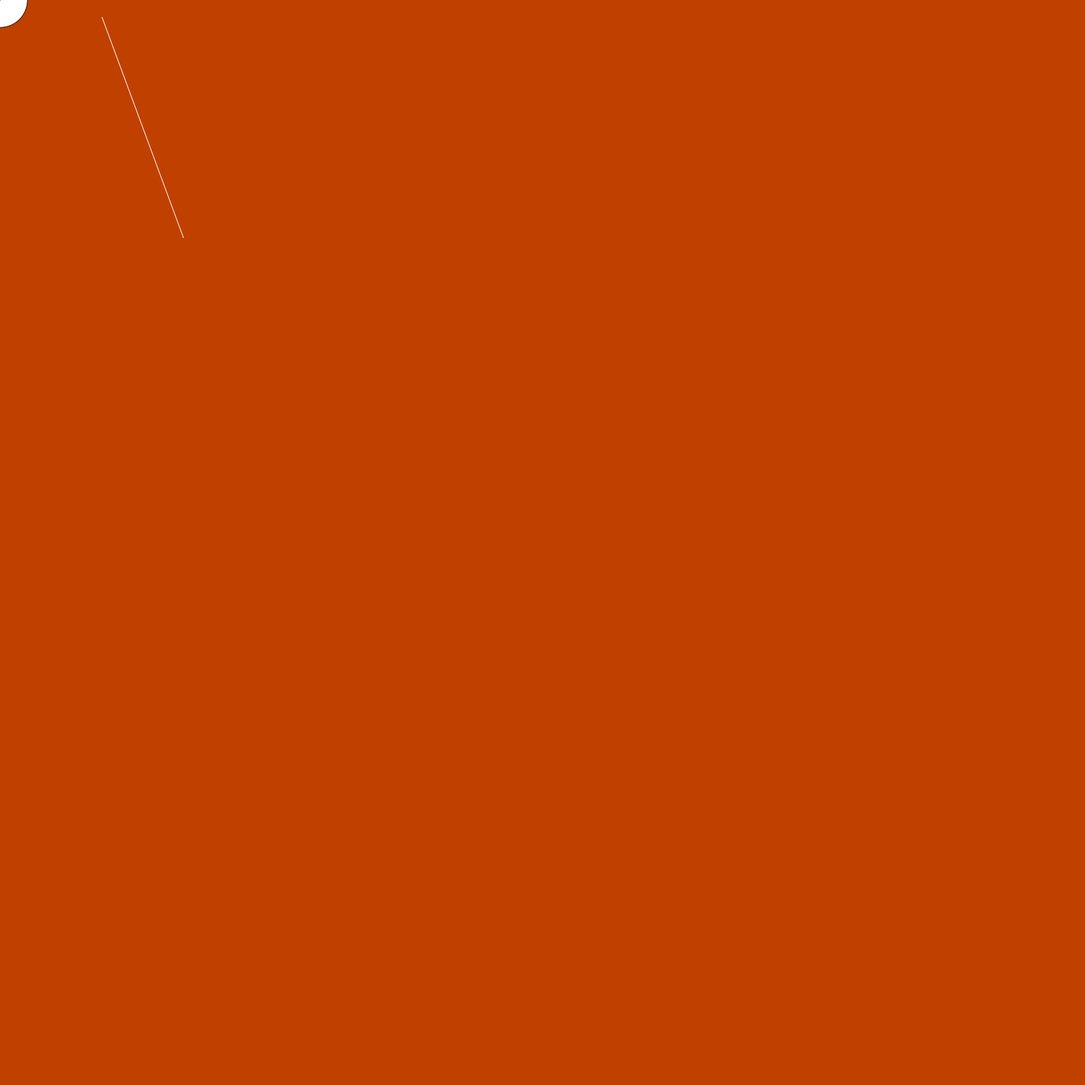
Frame 1 (no input)
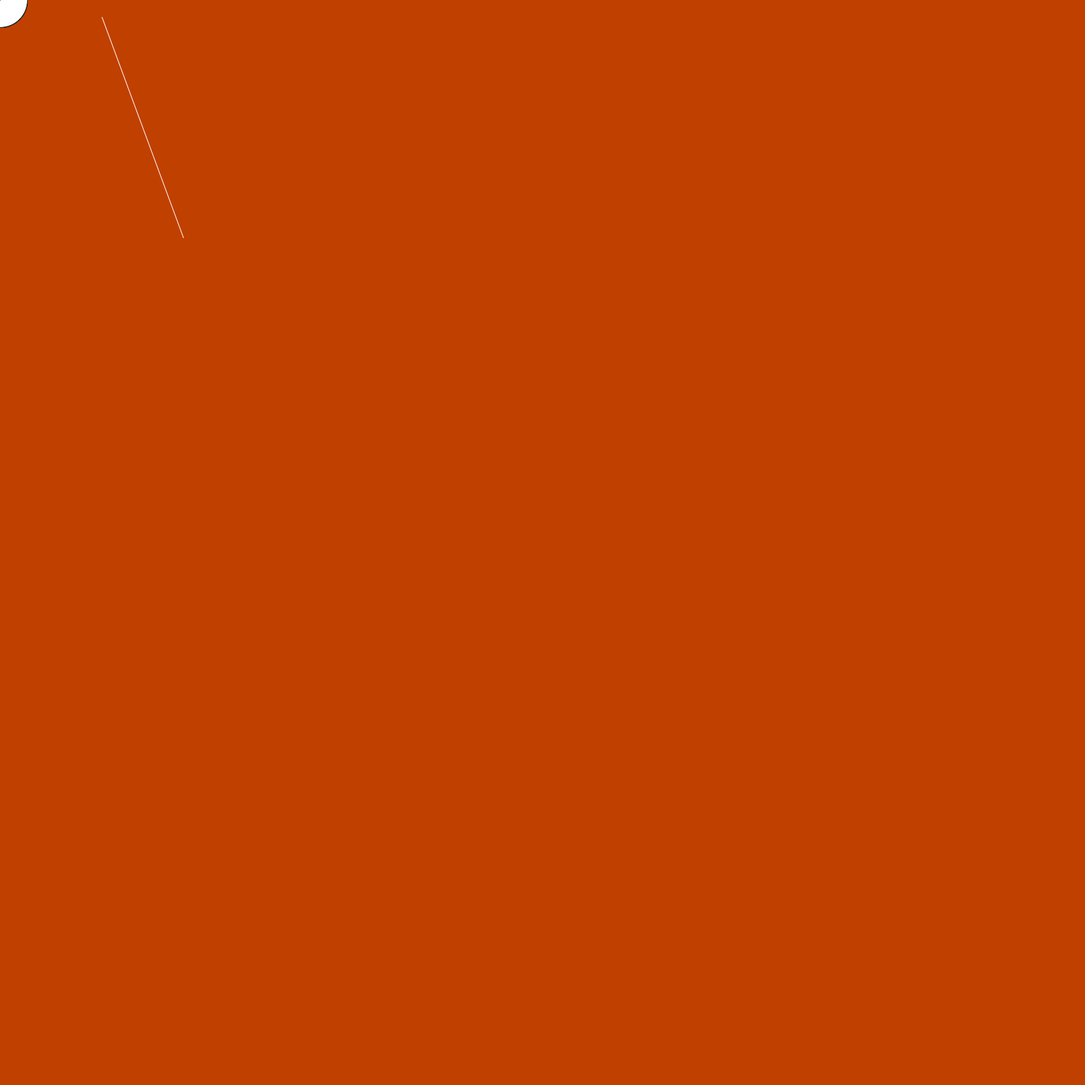
Frame 60 (the mouse pressed at the canvas centre just before this capture)
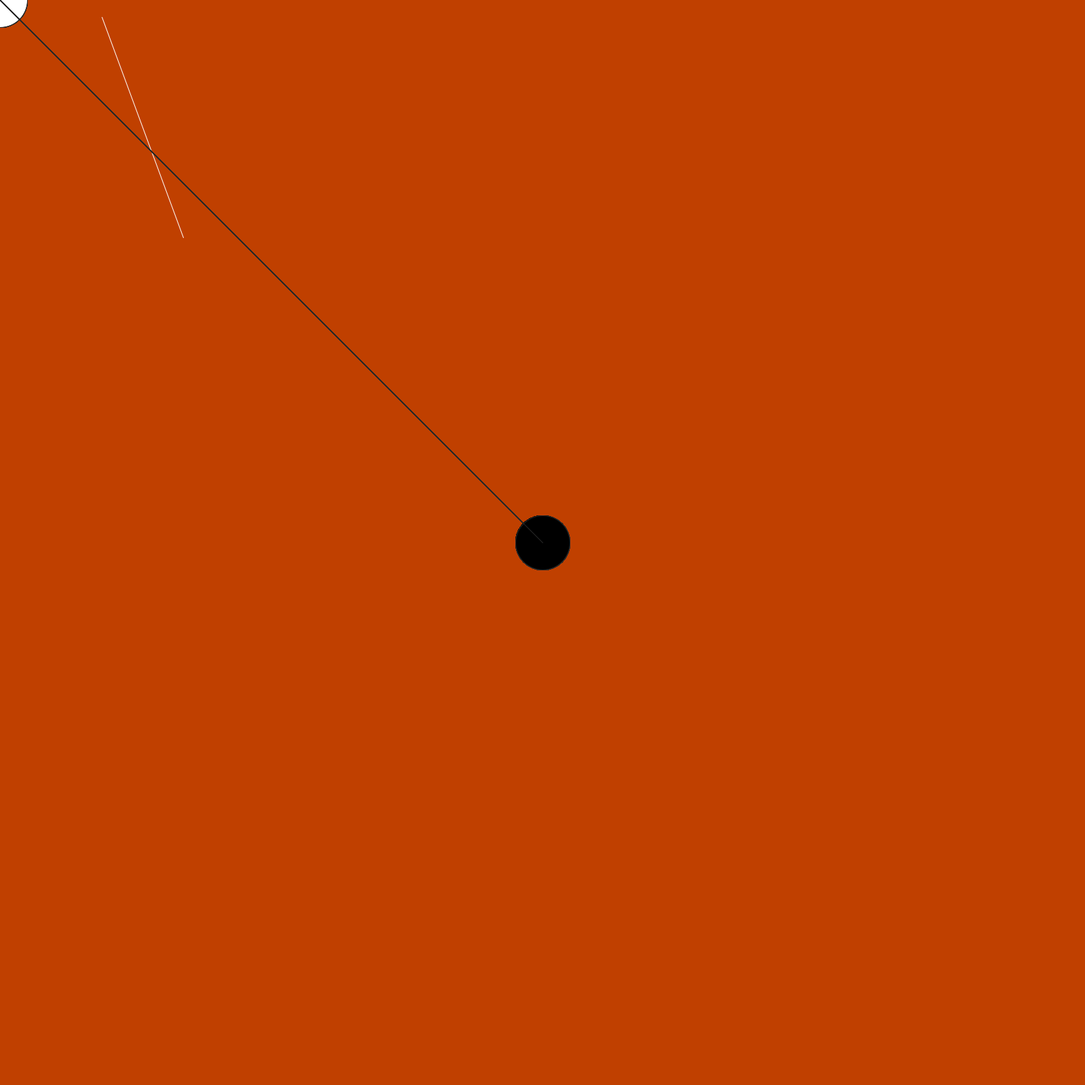
Frame 120 (the mouse held since frame 60 and released just before this capture)

The Processing sketch that drew these frames (run headless with seeded random() and noise(); from frame 60 on, the mouse is pressed at the canvas centre):

// Processing sketch: mousePress
// ── mousePress.pde
void setup(){
size(1600, 1600);  
background(192, 64, 0);
stroke(255);
line(150, 25, 270, 350);
}

void draw(){
  if(mousePressed){
    fill(0);
  } else {
    stroke(40);
    fill(255);
  }
  ellipse(mouseX,mouseY,80,80);
  line(0,0,mouseX,mouseY);
}
